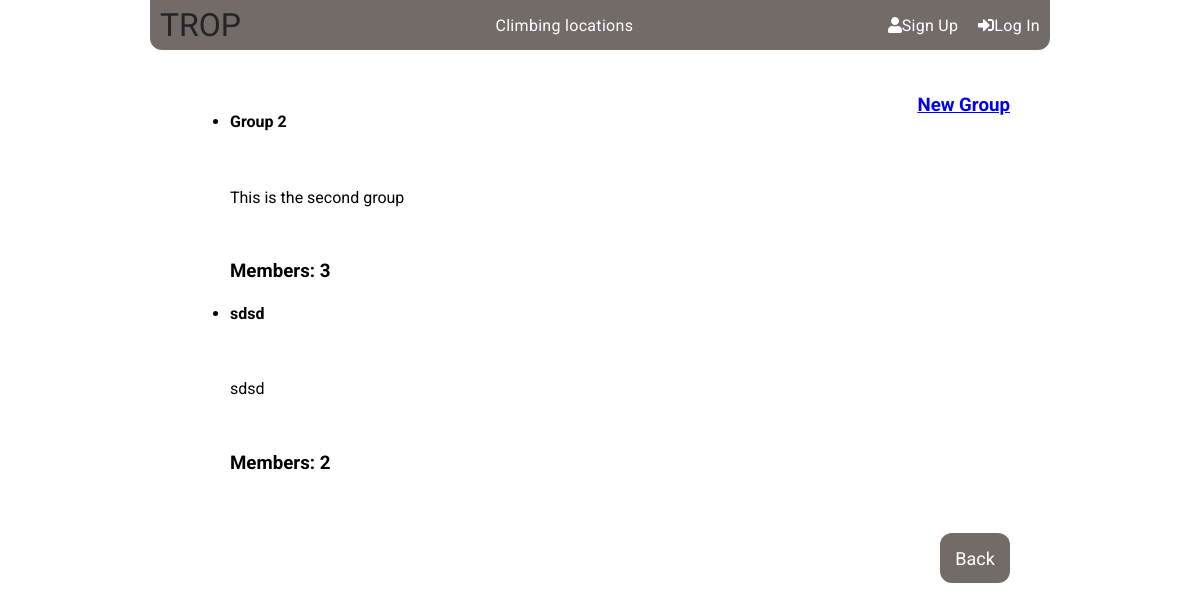
The page /accounts/groups/ on the database as committed earlier.
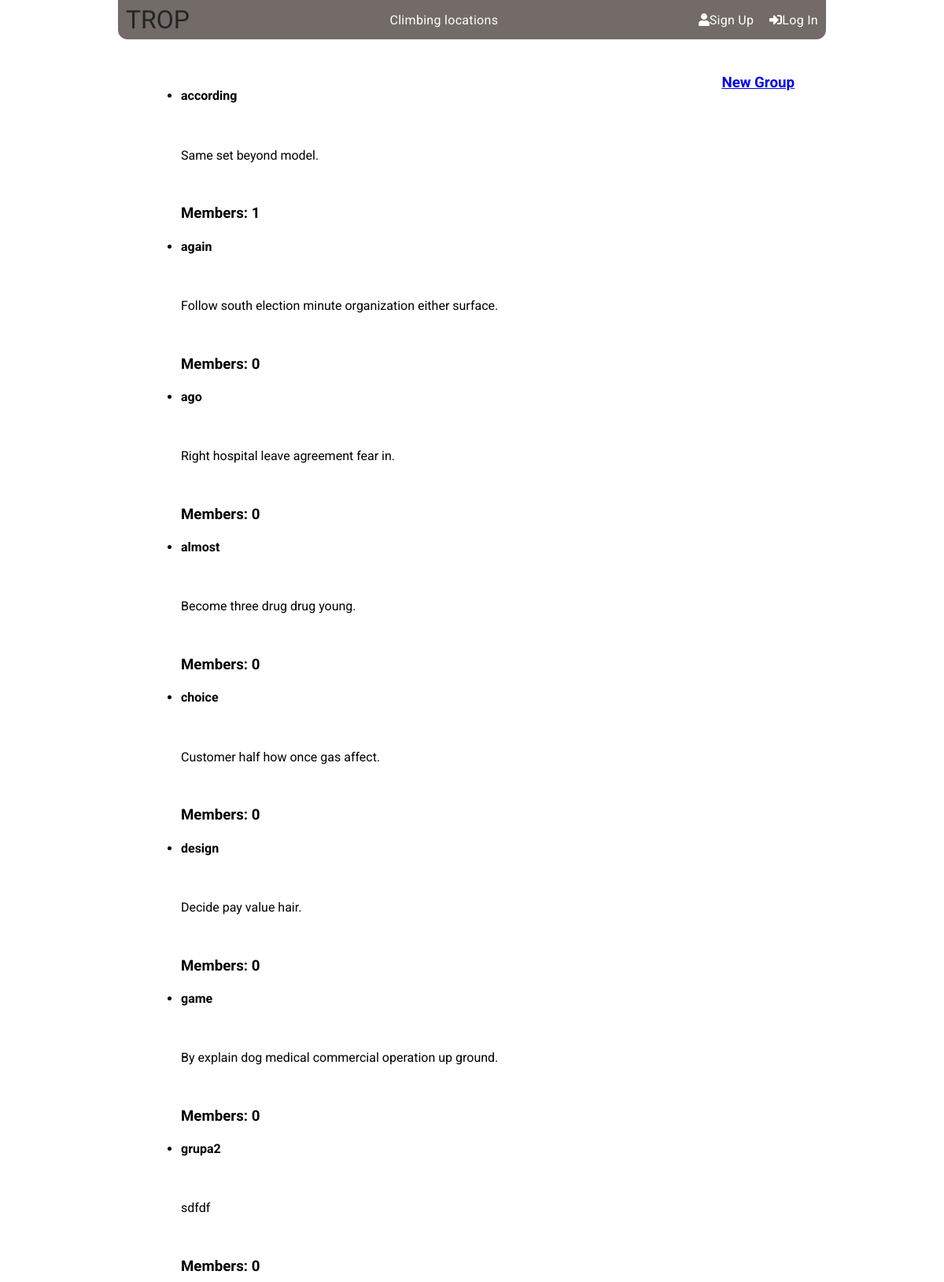
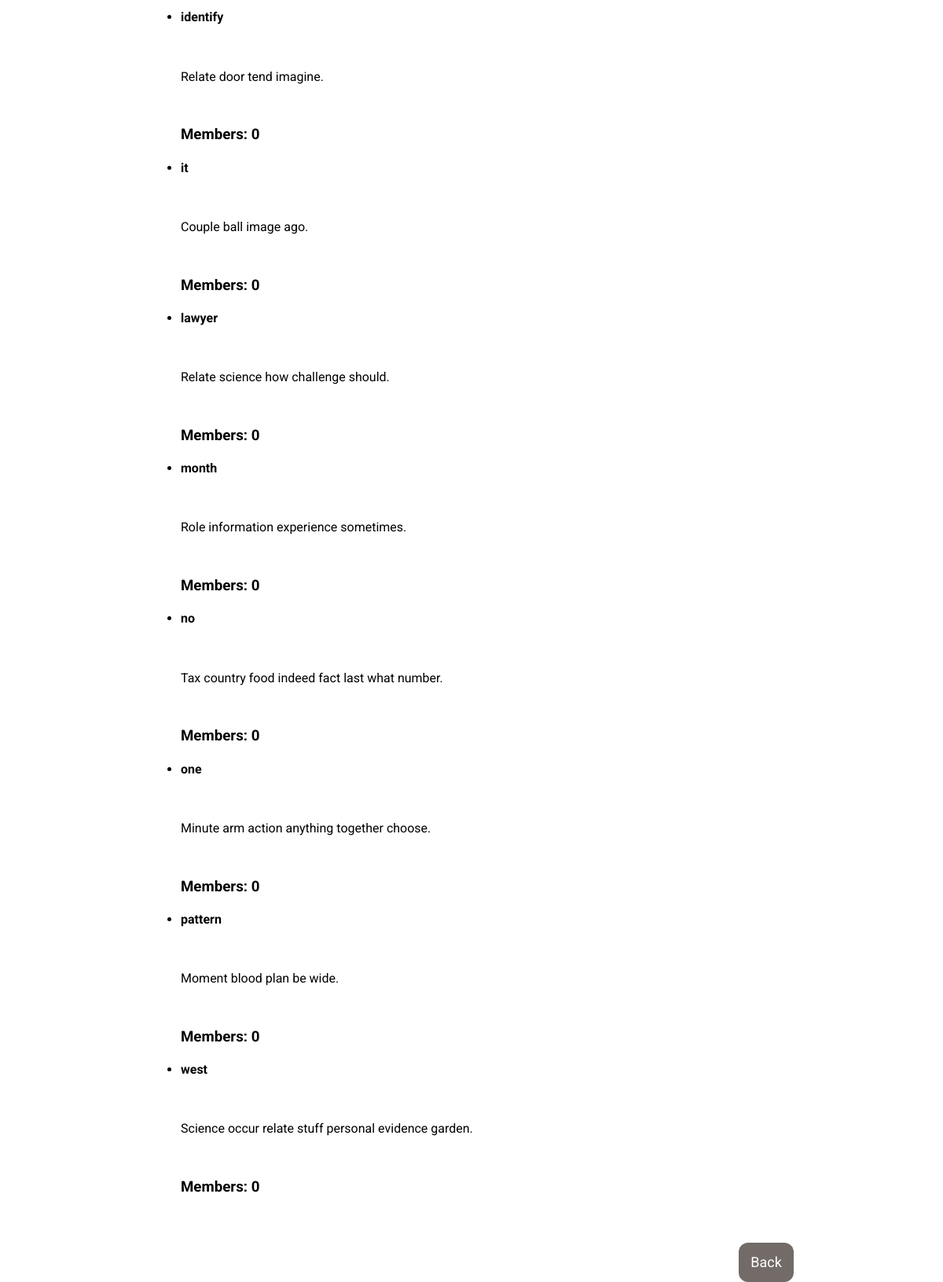
The same page on the database as committed later (2 pictures, top to bottom).
### accounts/models.py (models this page shows, shortened)
class Group(models.Model):
    name = models.CharField(max_length = 255, unique=True)
    slug = models.SlugField(allow_unicode = True, unique=True)
    description = models.TextField(blank=True, default='')
    members = models.ManyToManyField(User, through='GroupMember')
    class Meta:
        ordering = ['name']

### accounts/views.py (the view)
# urls.py: url(r'groups/$', views.ListGroups.as_view(),
class ListGroups(ListView):
    model = Group

### accounts/templates/accounts/group_list.html (shortened to what this page needs)
{% extends "accounts/accounts_base.html" %}
{% block accounts_content %}
{% if group_list %}
  <ul>
    {% for group in group_list %}
      <li>
        {% if user in group.members.all %}
          <h4><a href="{% url 'accounts:single_group' slug=group.slug %}">{{group.name}}</a></h4>
        {% else %}
          <h4>{{group.name}}</h4>
        {% endif %}
        <br>
        <p>{{group.description}}</p>
        <br>
        {% if group.members %}
          <h3>Members: {{group.members.count}}</h3>
        {% endif %}
      </li>
    {% endfor %}
  </ul>
{% else %}
  <h1>No groups are available</h1>
{% endif %}
<h3><a href="{% url 'accounts:new_group' %}">New Group</a></h3>
{% endblock accounts_content %}

Rows that differ between the two databases and show on the page:
removed Group: name "Group 2", description "This is the second group", members.count "3"
removed Group: name "sdsd", description "sdsd", members.count "2"
added Group: name "according", description "Same set beyond model.", members.count "1"
added Group: name "again", description "Follow south election minute organization either surface.", members.count "0"
added Group: name "ago", description "Right hospital leave agreement fear in.", members.count "0"
added Group: name "almost", description "Become three drug drug young.", members.count "0"
added Group: name "choice", description "Customer half how once gas affect.", members.count "0"
added Group: name "design", description "Decide pay value hair.", members.count "0"
added Group: name "game", description "By explain dog medical commercial operation up ground.", members.count "0"
added Group: name "grupa2", description "sdfdf", members.count "0"
added Group: name "identify", description "Relate door tend imagine.", members.count "0"
added Group: name "it", description "Couple ball image ago.", members.count "0"
added Group: name "lawyer", description "Relate science how challenge should.", members.count "0"
added Group: name "month", description "Role information experience sometimes.", members.count "0"
added Group: name "no", description "Tax country food indeed fact last what number.", members.count "0"
added Group: name "one", description "Minute arm action anything together choose.", members.count "0"
added Group: name "pattern", description "Moment blood plan be wide.", members.count "0"
added Group: name "west", description "Science occur relate stuff personal evidence garden.", members.count "0"
